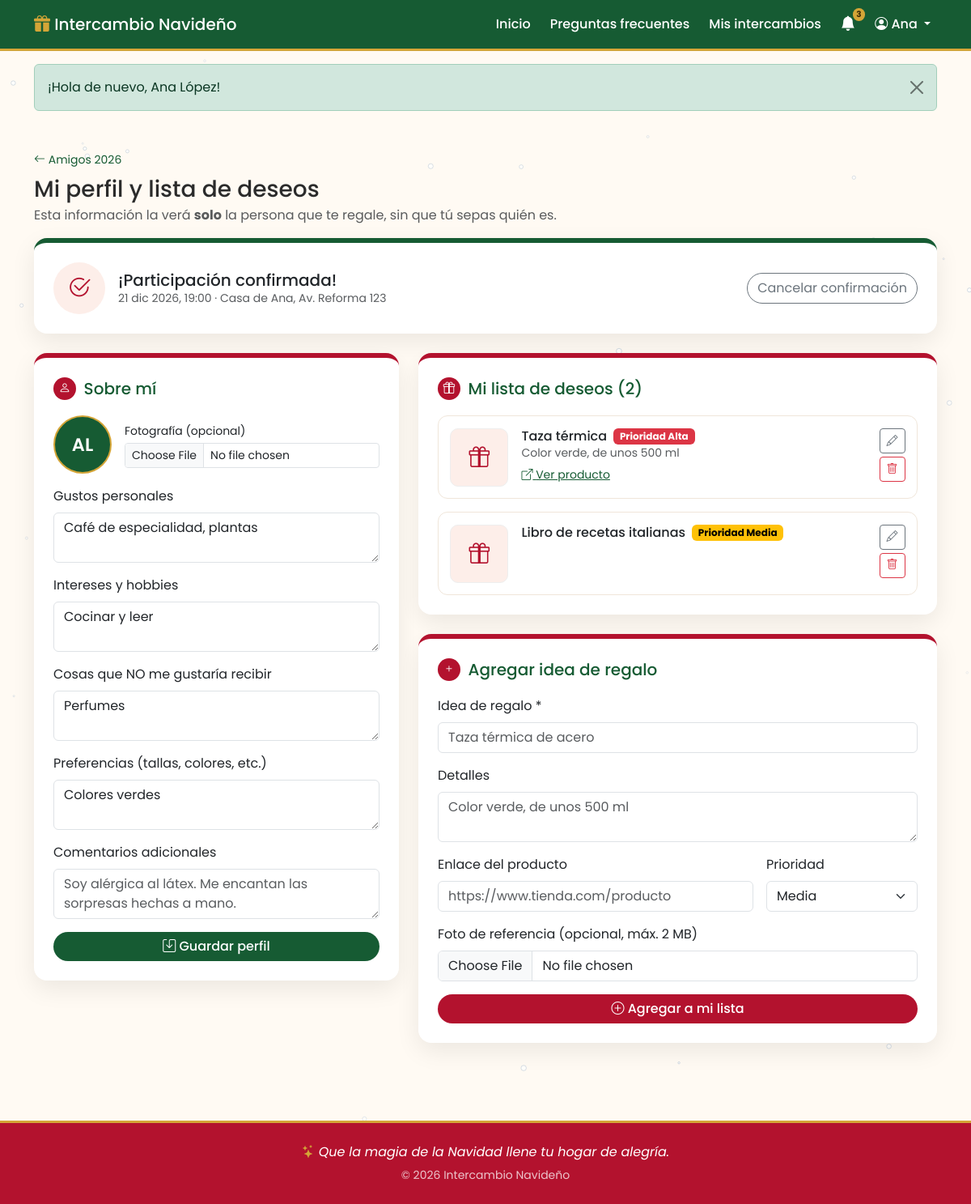
Page /intercambios/1/perfil (signed in) on the committed database.
### tables this page shows
CREATE TABLE intercambios (
    id                 INT UNSIGNED AUTO_INCREMENT PRIMARY KEY,
    admin_id           INT UNSIGNED  NOT NULL,
    nombre             VARCHAR(120)  NOT NULL,
    descripcion        TEXT          NULL,
    fecha_evento       DATETIME      NOT NULL,
    fecha_limite       DATETIME      NOT NULL,        
    presupuesto_min    DECIMAL(10,2) NOT NULL DEFAULT 0,
    presupuesto_max    DECIMAL(10,2) NOT NULL DEFAULT 0,
    lugar              VARCHAR(200)  NULL,
    reglas             TEXT          NULL,
    codigo_acceso      VARCHAR(12)   NOT NULL,        
    estado             ENUM('abierto','cerrado','sorteado','revelado') NOT NULL DEFAULT 'abierto',
    sorteado_en        DATETIME      NULL,
    revelado_en        DATETIME      NULL,
    creado_en          DATETIME      NOT NULL DEFAULT CURRENT_TIMESTAMP,
    UNIQUE KEY uq_intercambios_codigo (codigo_acceso),
    CONSTRAINT fk_intercambios_admin FOREIGN KEY (admin_id)
        REFERENCES usuarios(id) ON DELETE CASCADE
);

CREATE TABLE usuarios (
    id             INT UNSIGNED AUTO_INCREMENT PRIMARY KEY,
    nombre         VARCHAR(120)  NOT NULL,
    email          VARCHAR(150)  NOT NULL,
    password_hash  VARCHAR(255)  NOT NULL,           
    foto           VARCHAR(255)  NULL,               
    creado_en      DATETIME      NOT NULL DEFAULT CURRENT_TIMESTAMP,
    actualizado_en DATETIME      NULL ON UPDATE CURRENT_TIMESTAMP,
    UNIQUE KEY uq_usuarios_email (email)
);

CREATE TABLE participantes (
    id              INT UNSIGNED AUTO_INCREMENT PRIMARY KEY,
    intercambio_id  INT UNSIGNED NOT NULL,
    usuario_id      INT UNSIGNED NOT NULL,
    gustos          TEXT         NULL,    
    intereses       TEXT         NULL,    
    no_le_gusta     TEXT         NULL,    
    preferencias    TEXT         NULL,    
    comentarios     TEXT         NULL,    
    confirmado      TINYINT(1)   NOT NULL DEFAULT 0,   
    creado_en       DATETIME     NOT NULL DEFAULT CURRENT_TIMESTAMP,
    UNIQUE KEY uq_participante (intercambio_id, usuario_id),  
    CONSTRAINT fk_part_intercambio FOREIGN KEY (intercambio_id)
        REFERENCES intercambios(id) ON DELETE CASCADE,
    CONSTRAINT fk_part_usuario FOREIGN KEY (usuario_id)
        REFERENCES usuarios(id) ON DELETE CASCADE
);

CREATE TABLE deseos (
    id               INT UNSIGNED AUTO_INCREMENT PRIMARY KEY,
    participante_id  INT UNSIGNED NOT NULL,
    titulo           VARCHAR(150) NOT NULL,
    descripcion      TEXT         NULL,
    enlace           VARCHAR(500) NULL,    
    imagen           VARCHAR(255) NULL,    
    prioridad        TINYINT      NOT NULL DEFAULT 2,   
    creado_en        DATETIME     NOT NULL DEFAULT CURRENT_TIMESTAMP,
    CONSTRAINT fk_deseos_part FOREIGN KEY (participante_id)
        REFERENCES participantes(id) ON DELETE CASCADE
);

### app/views/participante/perfil.php (the view, shortened to what the rows shown need)
<?php
$prioridades = [1 => ['Alta', 'danger'], 2 => ['Media', 'warning'], 3 => ['Baja', 'secondary']];
$puedeConfirmar = !in_array($i['estado'], ['sorteado', 'revelado'], true);
?>
<section class="container my-5">
    <a href="<?= url('intercambios/' . (int)$i['id']) ?>" class="small text-decoration-none text-pino">
        <i class="bi bi-arrow-left"></i> <?= e($i['nombre']) ?>
    </a>
    <h1 class="h3 mt-2 mb-1">Mi perfil y lista de deseos</h1>
    <p class="text-muted">Esta información la verá <strong>solo</strong> la persona que te regale, sin que tú sepas quién es.</p>
    <div class="card tarjeta-intercambio tarjeta-form mb-4 <?= $p['confirmado'] ? 'tarjeta-confirmada' : '' ?>">
        <div class="card-body p-4 d-flex flex-wrap align-items-center justify-content-between gap-3">
            <div class="d-flex align-items-center gap-3">
                <div class="icono-form flex-shrink-0">
                    <i class="bi <?= $p['confirmado'] ? 'bi-check2-circle' : 'bi-question-circle' ?>"></i>
                </div>
                <div>
                    <h2 class="h5 mb-0"><?= $p['confirmado'] ? '¡Participación confirmada!' : '¿Asistirás al intercambio?' ?></h2>
                    <p class="small text-muted mb-0"><?= e(fecha_hora($i['fecha_evento'])) ?> · <?= e($i['lugar'] ?: 'Lugar por definir') ?></p>
                </div>
            </div>
            <?php if ($puedeConfirmar): ?>
                <form method="post" action="<?= url('intercambios/' . (int)$i['id'] . '/confirmar') ?>">
                    <?php if ($p['confirmado']): ?>
                        <button class="btn btn-outline-secondary rounded-pill">Cancelar confirmación</button>
                    <?php else: ?>
                        <button class="btn btn-navidad"><i class="bi bi-check2"></i> Confirmar participación</button>
                    <?php endif; ?>
                </form>
            <?php endif; ?>
        </div>
    </div>
    <div class="row g-4">
        <div class="col-lg-5">
            <form method="post" action="<?= url('intercambios/' . (int)$i['id'] . '/perfil') ?>"
                  enctype="multipart/form-data" class="needs-validation card tarjeta-intercambio tarjeta-form" novalidate>
                <div class="card-body p-4">
                    <h2 class="h5 seccion-form"><span><i class="bi bi-person"></i></span> Sobre mí</h2>
                    <div class="d-flex align-items-center gap-3 mb-3">
                        <?php if ($yo['foto']): ?>
                            <img src="<?= url('uploads/' . e($yo['foto'])) ?>" alt="Tu foto" class="avatar avatar-lg" id="vista-foto">
                        <?php else: ?>
                            <span class="avatar avatar-lg" id="vista-foto-iniciales"><?= e(iniciales($yo['nombre'])) ?></span>
                        <?php endif; ?>
                        <div class="flex-grow-1">
                            <label for="foto" class="form-label small mb-1">Fotografía (opcional)</label>
                            <input type="file" class="form-control form-control-sm<?= clase_error('foto') ?>" id="foto" name="foto"
                                   accept="image/jpeg,image/png,image/gif,image/webp" data-preview="vista-foto" data-max-mb="2">
                        </div>
                    </div>
                    <?php
                    $campos = [
                        ['gustos', 'Gustos personales', 'Café, novelas de misterio, plantas, colores pastel…'],
                        ['intereses', 'Intereses y hobbies', 'Cocinar, correr, videojuegos, fotografía…'],
                        ['no_le_gusta', 'Cosas que NO me gustaría recibir', 'Perfumes, ropa, dulces con nuez…'],
                        ['preferencias', 'Preferencias (tallas, colores, etc.)', 'Talla M, calzado 24, prefiero tonos verdes…'],
                        ['comentarios', 'Comentarios adicionales', 'Soy alérgica al látex. Me encantan las sorpresas hechas a mano.'],
                    ];
                    foreach ($campos as list($campo, $etiqueta, $ejemplo)):
                        $valor = old($campo) !== '' ? old($campo) : e($p[$campo]);
                    ?>
                        <div class="mb-3">
                            <label for="<?= $campo ?>" class="form-label"><?= e($etiqueta) ?></label>
                            <textarea class="form-control<?= clase_error($campo) ?>" id="<?= $campo ?>" name="<?= $campo ?>"
                                      rows="2" maxlength="1000" placeholder="<?= e($ejemplo) ?>"><?= $valor ?></textarea>
                        </div>
                    <?php endforeach; ?>
                    <button type="submit" class="btn btn-pino w-100"><i class="bi bi-save"></i> Guardar perfil</button>
                </div>
            </form>
        </div>
        <div class="col-lg-7">
            <div class="card tarjeta-intercambio tarjeta-form mb-4" id="lista-deseos">
                <div class="card-body p-4">
                    <h2 class="h5 seccion-form"><span><i class="bi bi-gift"></i></span> Mi lista de deseos (<?= count($deseos) ?>)</h2>
                    <?php if (!$deseos): ?>
                        <p class="text-muted mb-0">Agrega tu primera idea de regalo. Entre más pistas des, ¡mejor regalo recibirás!</p>
                    <?php else: ?>
                        <div class="d-grid gap-3">
                            <?php foreach ($deseos as $d): list($pTexto, $pColor) = $prioridades[(int)$d['prioridad']]; ?>
                                <div class="deseo">
                                    <?php if ($d['imagen']): ?>
                                        <img src="<?= url('uploads/' . e($d['imagen'])) ?>" alt="" class="deseo-img">
                                    <?php else: ?>
                                        <div class="deseo-img deseo-img-vacia"><i class="bi bi-gift"></i></div>
                                    <?php endif; ?>
                                    <div class="flex-grow-1 min-w-0">
                                        <div class="d-flex flex-wrap align-items-center gap-2">
                                            <h3 class="h6 mb-0"><?= e($d['titulo']) ?></h3>
                                            <span class="badge text-bg-<?= $pColor ?>">Prioridad <?= $pTexto ?></span>
                                        </div>
                                        <?php if ($d['descripcion']): ?>
                                            <p class="small text-muted mb-1"><?= nl2br(e($d['descripcion'])) ?></p>
                                        <?php endif; ?>
                                        <?php if ($d['enlace']): ?>
                                            <a href="<?= e($d['enlace']) ?>" target="_blank" rel="noopener noreferrer nofollow"
                                               class="small text-pino text-break"><i class="bi bi-box-arrow-up-right"></i> Ver producto</a>
                                        <?php endif; ?>
                                    </div>
                                    <div class="d-flex flex-column gap-1">
                                        <a href="<?= url('deseos/' . (int)$d['id'] . '/editar') ?>" class="btn btn-sm btn-outline-secondary"
                                           aria-label="Editar"><i class="bi bi-pencil"></i></a>
                                        <form method="post" action="<?= url('deseos/' . (int)$d['id'] . '/eliminar') ?>"
                                              data-confirmar="¿Eliminar «<?= e($d['titulo']) ?>» de tu lista?">
                                            <button class="btn btn-sm btn-outline-danger" aria-label="Eliminar"><i class="bi bi-trash"></i></button>
                                        </form>
                                    </div>
                                </div>
                            <?php endforeach; ?>
                        </div>
                    <?php endif; ?>
                </div>
            </div>
            <form method="post" action="<?= url('intercambios/' . (int)$i['id'] . '/deseos') ?>" enctype="multipart/form-data"
                  class="needs-validation card tarjeta-intercambio tarjeta-form" id="nuevo-deseo" novalidate>
                <div class="card-body p-4">
                    <h2 class="h5 seccion-form"><span><i class="bi bi-plus"></i></span> Agregar idea de regalo</h2>
                    <?php require RUTA_VISTAS . '/participante/_campos-deseo.php'; ?>
                    <button type="submit" class="btn btn-navidad w-100"><i class="bi bi-plus-circle"></i> Agregar a mi lista</button>
                </div>
            </form>
        </div>
    </div>
</section>

### app/core/Router.php (shortened to what the rows shown need)
<?php
class Router
{
    private $rutas = ['GET' => [], 'POST' => []];
    public function get(string $patron, string $accion): void
    {
        $this->rutas['GET'][$patron] = $accion;
    }
    public function post(string $patron, string $accion): void
    {
        $this->rutas['POST'][$patron] = $accion;
    }
    public function despachar(string $metodo, string $uri): void
    {
        $ruta = parse_url($uri, PHP_URL_PATH);
        if (strpos($ruta, BASE_URL) === 0) {
            $ruta = substr($ruta, strlen(BASE_URL));
        }
        $ruta = '/' . trim($ruta, '/');
        foreach ($this->rutas[$metodo] ?? [] as $patron => $accion) {
            $regex = '#^' . preg_replace('#\{[a-zA-Z_]+\}#', '([a-zA-Z0-9_-]+)', $patron) . '$#';
            if (preg_match($regex, $ruta, $coincidencias)) {
                array_shift($coincidencias);
                [$controlador, $funcion] = explode('@', $accion);
                $objeto = new $controlador();
                $objeto->$funcion(...$coincidencias);
                return;
            }
        }
        require_once RUTA_APP . '/core/Controller.php';
    }
}

### app/views/layouts/main.php (shortened to what the rows shown need)
<!DOCTYPE html>
<html lang="es">
<head>
    <link href="https://cdn.jsdelivr.net/npm/bootstrap@5.3.3/dist/css/bootstrap.min.css" rel="stylesheet">
    <link href="https://cdn.jsdelivr.net/npm/bootstrap-icons@1.11.3/font/bootstrap-icons.min.css" rel="stylesheet">
    <link href="<?= asset('css/estilos.css') ?>" rel="stylesheet">
</head>
<body>
<nav class="navbar navbar-expand-lg navbar-navidad sticky-top">
    <div class="container">
        <a class="navbar-brand" href="<?= url('/') ?>">
            <i class="bi bi-gift-fill text-dorado"></i> <?= e(APP_NOMBRE) ?>
        </a>
        <div class="collapse navbar-collapse" id="menu">
            <ul class="navbar-nav ms-auto align-items-lg-center gap-lg-2">
                <li class="nav-item"><a class="nav-link" href="<?= url('/') ?>">Inicio</a></li>
                <li class="nav-item"><a class="nav-link" href="<?= url('faq') ?>">Preguntas frecuentes</a></li>
                <?php if (Auth::check()):
                    $yo = Auth::usuario();
                    $notifModelo = new Notificacion();
                    $noLeidas = $notifModelo->contarNoLeidas(Auth::id());
                ?>
                    <li class="nav-item"><a class="nav-link" href="<?= url('mis-intercambios') ?>">Mis intercambios</a></li>
                    <li class="nav-item dropdown">
                        <a class="nav-link position-relative campanita" href="#" role="button" data-bs-toggle="dropdown"
                           aria-expanded="false" aria-label="Notificaciones<?= $noLeidas ? " ($noLeidas sin leer)" : '' ?>">
                            <i class="bi bi-bell<?= $noLeidas ? '-fill' : '' ?>"></i>
                            <?php if ($noLeidas): ?>
                                <span class="badge rounded-pill bg-dorado contador-notif"><?= $noLeidas > 9 ? '9+' : $noLeidas ?></span>
                            <?php endif; ?>
                        </a>
                    </li>
                    <li class="nav-item dropdown">
                        <a class="nav-link dropdown-toggle" href="#" role="button" data-bs-toggle="dropdown" aria-expanded="false">
                            <i class="bi bi-person-circle"></i> <?= e(explode(' ', $yo['nombre'])[0]) ?>
                        </a>
                    </li>
                <?php else: ?>
                    <li class="nav-item"><a class="nav-link" href="<?= url('login') ?>">Iniciar sesión</a></li>
                    <li class="nav-item"><a class="btn btn-sm btn-dorado" href="<?= url('registro') ?>">Crear cuenta</a></li>
                <?php endif; ?>
            </ul>
        </div>
    </div>
</nav>
<main class="contenido-principal">
    <div class="container mt-3">
        <?php foreach (flash() as $f): ?>
            <div class="alert alert-<?= $f['tipo'] === 'error' ? 'danger' : e($f['tipo']) ?> alert-dismissible fade show" role="alert">
                <?= e($f['mensaje']) ?>
                <button type="button" class="btn-close" data-bs-dismiss="alert" aria-label="Cerrar"></button>
            </div>
        <?php endforeach; ?>
    </div>
    <?= $contenido ?>
</main>
<footer class="pie-navidad mt-5">
    <div class="container text-center py-4">
        <p class="mb-1 mensaje-navideno"><i class="bi bi-stars text-dorado"></i> <?= e(mensaje_navideno()) ?></p>
        <small class="opacity-75">&copy; <?= date('Y') ?> <?= e(APP_NOMBRE) ?></small>
    </div>
</footer>
</body>
</html>

### rows in the picture
intercambios: admin.nombre "Ana", nombre "Amigos 2026", fecha_evento "21 dic 2026, 19:00", lugar "Casa de Ana, Av. Reforma 123", admin.nombre "AL"
participantes: confirmado 1 (drawn), gustos "Café de especialidad, plantas", intereses "Cocinar y leer", no_le_gusta "Perfumes", preferencias "Colores verdes"
deseos: titulo "Taza térmica", pTexto "Alta", descripcion "Color verde, de unos 500 ml"
deseos: titulo "Libro de recetas italianas", pTexto "Media"

### other values in the picture
$noLeidas "3"
$f['mensaje'] "¡Hola de nuevo, Ana López!"
$etiqueta "Gustos personales"
$etiqueta "Intereses y hobbies"
$etiqueta "Cosas que NO me gustaría recibir"
$etiqueta "Preferencias (tallas, colores, etc.)"
$etiqueta "Comentarios adicionales"
